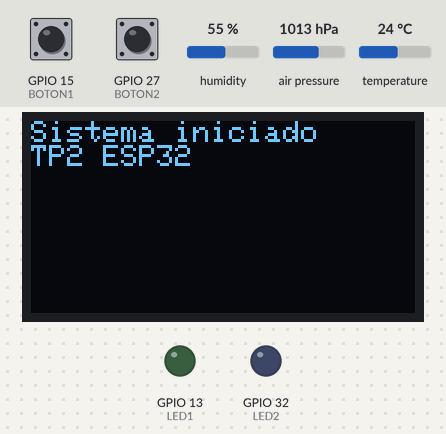
Recording of a sketch running on a simulated ESP32. Parts: 128×64 one-colour display, output pins drawn as LEDs (lit = HIGH). Inputs (shaded band) come from the test bench; at power-on: GPIO 27 (BOTON2) HIGH, GPIO 15 (BOTON1) HIGH, humidity 55 %, air pressure 1013 hPa, temperature 24 °C. WiFi joins after 1.5 s; servers stay silent unless stated; uploads are accepted with an empty reply; random numbers use the default seed unless the sketch sets one; no MQTT or app messages arrive unless stated; what the sketch prints to the serial monitor is not drawn.

Above: at 2.8 s.
2.9 s: GPIO 27 (BOTON2) pulled LOW for 0.15 s
At 15.9 s:
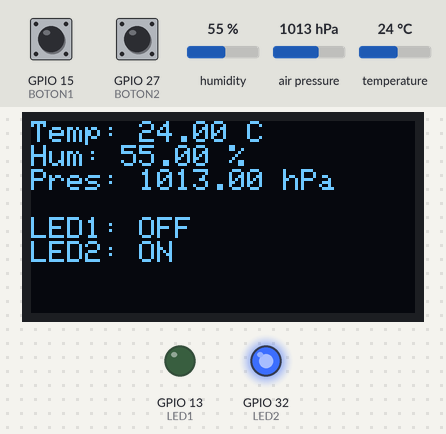
16.5 s: GPIO 27 (BOTON2) pulled LOW for 1 s
At 30.9 s:
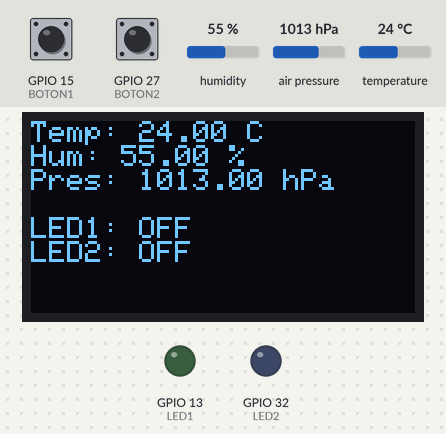
31.5 s: GPIO 15 (BOTON1) pulled LOW for 3.2 s
At 32.1 s:
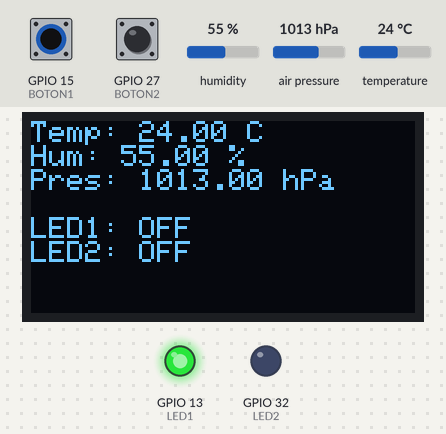
39.0 s: humidity set to 22 %
At 46.0 s:
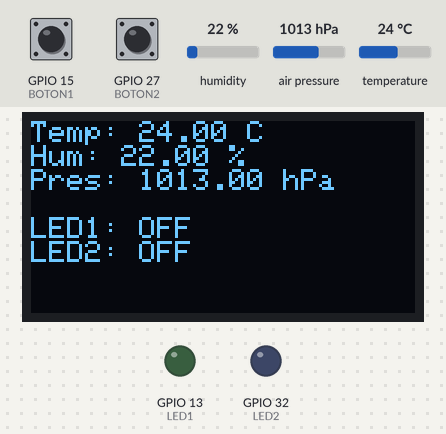
46.5 s: air pressure set to 952 hPa
At 60.26 s:
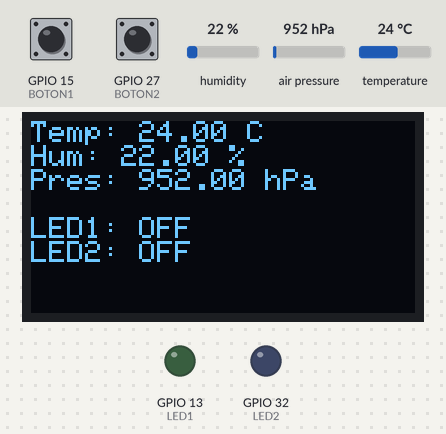
60.5 s: GPIO 27 (BOTON2) pulled LOW for 0.15 s
At 61.3 s:
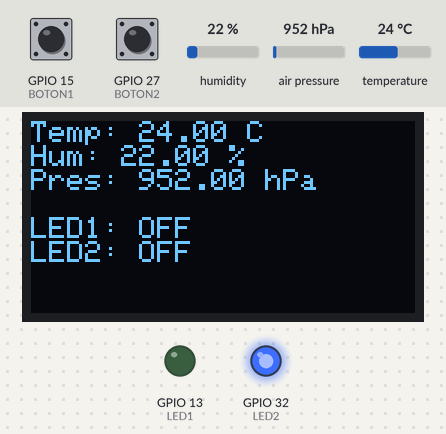
Timing chart, 0 to 63.5 s (numbered marks = the images above; inputs shaded):
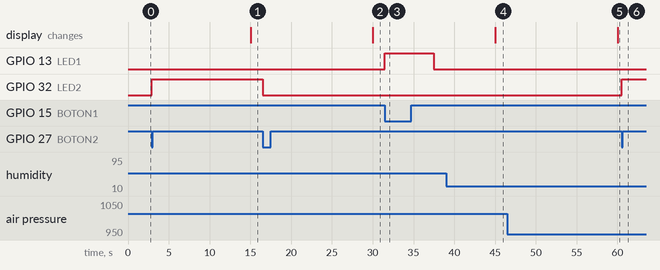

Measured:
- after the input at 2.9 s, GPIO 32 (LED2): LOW → HIGH at once
- after the input at 16.5 s, GPIO 32 (LED2): HIGH → LOW at once; the display: changes after 13.5 s (image 2)
- after the input at 31.5 s, GPIO 13 (LED1): LOW → HIGH at once, → LOW 6.0 s later
- after the input at 39.0 s, the display: changes after 6.0 s (image 4)
- after the input at 46.5 s, the display: changes after 13.5 s (image 5)
- after the input at 60.5 s, GPIO 32 (LED2): LOW → HIGH at once

The sketch:

sketch.ino
```cpp
// ===============================
// TP2 - ESP32
// Autor: Maria Pereyra
// [26-1][ACN5AV] PP: Integración Tecnológica
// Profesor: Gabriel Bragoli
//
// Funciones:
// - P1 enciende LED1 durante 3 segundos
// - P2 enciende y apaga LED2
// - DHT22 mide temperatura y humedad
// - BMP180 mide presión atmosférica
// - OLED muestra los datos en pantalla
// - Monitor Serie muestra los datos por consola
// ===============================

#include <HTTPClient.h>
#include <DHT.h>
#include <Wire.h>
#include <Adafruit_BMP085.h>
#include <Adafruit_GFX.h>
#include <Adafruit_SSD1306.h>
#include <WiFi.h>
#include <PubSubClient.h>

// ---------- LEDs ----------
#define LED1 13
#define LED2 32

// ---------- Pulsadores ----------
#define BOTON1 15
#define BOTON2 27

// ---------- Sensores  ----------
#define DHTPIN 4
#define DHTTYPE DHT22

// ---------- Pantalla OLED ----------
#define SCREEN_WIDTH 128
#define SCREEN_HEIGHT 64
#define OLED_RESET -1

// ----------TOKEN -------------------
#define UBIDOTS_TOKEN "BBUS-bDjtugM6zmFaDtyvb2Fza1ap26biRW"
#define DEVICE_LABEL "esp32_tp2"
#define MQTT_BROKER "industrial.api.ubidots.com"
#define MQTT_PORT 1883

// --------wifi ----------------------
#define WIFI_SSID "Wokwi-GUEST"
#define WIFI_PASS ""

//#define SERVER_URL "http://TU_IP_LOCAL:3000/api/sensores/datos"
#define SERVER_URL "http://192.168.100.17:3000/api/sensores/datos"

// Crear objeto para manejar la pantalla
Adafruit_SSD1306 display(
    SCREEN_WIDTH,
    SCREEN_HEIGHT,
    &Wire,
    OLED_RESET);

// Crear objetos para los sensores
DHT dht(DHTPIN, DHTTYPE);
Adafruit_BMP085 bmp;

// Variable para recordar el estado del LED2
bool estadoLED2 = false;

// Variable para detectar cuándo se presiona el botón
bool ultimoEstadoBoton2 = HIGH;

// Variable para controlar cada cuánto se actualizan los sensores
unsigned long ultimoEnvio = 0;

WiFiClient wifiClient;
PubSubClient mqttClient(wifiClient);

void conectarWiFi()
{
  Serial.print("Conectando WiFi");
  WiFi.begin(WIFI_SSID, WIFI_PASS);
  while (WiFi.status() != WL_CONNECTED)
  {
    delay(500);
    Serial.print(".");
  }
  Serial.println("\nWiFi conectado!");
}

void conectarMQTT()
{
  mqttClient.setServer(MQTT_BROKER, MQTT_PORT);
  String clientId = "esp32_tp2_" + String(random(0xffff), HEX);
  while (!mqttClient.connected())
  {
    Serial.print("Conectando a Ubidots...");
    if (mqttClient.connect(clientId.c_str(), UBIDOTS_TOKEN, UBIDOTS_TOKEN))
    {
      Serial.println("conectado!");
    }
    else
    {
      delay(2000);
    }
  }
}

void publicarUbidots(float temp, float hum, float pres, int led2val)
{
  if (!mqttClient.connected())
    conectarMQTT();
  String topic = "/v1.6/devices/" + String(DEVICE_LABEL);
  String payload = "{\"temperatura\":" + String(temp, 1) +
                   ",\"humedad\":" + String(hum, 1) +
                   ",\"presion\":" + String(pres, 1) +
                   ",\"led2\":" + String(led2val) + "}";
  mqttClient.publish(topic.c_str(), payload.c_str());
  Serial.println("Enviado a Ubidots: " + payload);
}

void enviarAlServidor(float temp, float hum, float pres)
{
  HTTPClient http;
  http.begin("http://host.wokwi.internal:3000/api/sensores/datos");
  http.addHeader("Content-Type", "application/json");
  String payload = "{\"temperatura\":" + String(temp, 1) +
                   ",\"humedad\":" + String(hum, 1) +
                   ",\"presion\":" + String(pres, 1) + "}";
  int httpCode = http.POST(payload);
  Serial.print("HTTP Response: ");
  Serial.println(httpCode);
  http.end();
}

void setup()
{

  // Iniciar monitor serie
  Serial.begin(115200);

  // Configurar LEDs como salida
  pinMode(LED1, OUTPUT);
  pinMode(LED2, OUTPUT);

  // Configurar botones como entrada
  pinMode(BOTON1, INPUT_PULLUP);
  pinMode(BOTON2, INPUT_PULLUP);

  // Iniciar sensor DHT22
  dht.begin();

  // Iniciar sensor BMP180
  if (!bmp.begin())
  {

    Serial.println("Error al iniciar BMP180");

    while (true)
      ;
  }

  // Iniciar pantalla OLED
  if (!display.begin(
          SSD1306_SWITCHCAPVCC,
          0x3C))
  {

    Serial.println("Error al iniciar OLED");

    while (true)
      ;
  }

  // Mensaje inicial en la pantalla
  display.clearDisplay();

  display.setTextSize(1);

  display.setTextColor(SSD1306_WHITE);

  display.setCursor(0, 0);

  display.println("Sistema iniciado");

  display.println("TP2 ESP32");

  display.display();
  conectarWiFi();
  conectarMQTT();

  Serial.println("Sistema iniciado correctamente");
}

void loop()
{

  // ==================================================
  // BOTON 1
  // Enciende LED1 durante 3 segundos
  // ==================================================

  if (digitalRead(BOTON1) == LOW)
  {

    digitalWrite(LED1, HIGH);

    delay(3000);

    digitalWrite(LED1, LOW);
  }

  // ==================================================
  // BOTON 2
  // Enciende y apaga LED2 alternadamente
  // ==================================================

  bool lecturaBoton2 = digitalRead(BOTON2);

  if (lecturaBoton2 == LOW &&
      ultimoEstadoBoton2 == HIGH)
  {

    estadoLED2 = !estadoLED2;

    digitalWrite(LED2, estadoLED2);

    delay(200); // evita múltiples pulsaciones
  }

  ultimoEstadoBoton2 = lecturaBoton2;

  // ==================================================
  // LECTURA DE SENSORES CADA 15 SEGUNDOS
  // ==================================================

  if (millis() - ultimoEnvio >= 15000)
  {

    ultimoEnvio = millis();

    // Leer temperatura
    float temperatura =
        dht.readTemperature();

    // Leer humedad
    float humedad =
        dht.readHumidity();

    // Leer presión atmosférica
    float presion =
        bmp.readPressure() / 100.0;

    // ==========================================
    // Mostrar datos en Monitor Serie
    // ==========================================

    Serial.print("Temperatura: ");
    Serial.print(temperatura);
    Serial.println(" C");

    Serial.print("Humedad: ");
    Serial.print(humedad);
    Serial.println(" %");

    Serial.print("Presion: ");
    Serial.print(presion);
    Serial.println(" hPa");

    Serial.println("---------------------");

    // ==========================================
    // Mostrar datos en la pantalla OLED
    // ==========================================

    display.clearDisplay();

    display.setCursor(0, 0);

    display.print("Temp: ");
    display.print(temperatura);
    display.println(" C");

    display.print("Hum: ");
    display.print(humedad);
    display.println(" %");

    display.print("Pres: ");
    display.print(presion);
    display.println(" hPa");

    display.println();

    display.print("LED1: ");

    if (digitalRead(LED1))
    {
      display.println("ON");
    }
    else
    {
      display.println("OFF");
    }

    display.print("LED2: ");

    if (estadoLED2)
    {
      display.println("ON");
    }
    else
    {
      display.println("OFF");
    }

    display.display();
    if (WiFi.status() == WL_CONNECTED)
    {
      mqttClient.loop();
      publicarUbidots(temperatura, humedad, presion, estadoLED2 ? 1 : 0);
      enviarAlServidor(temperatura, humedad, presion);
    }

    mqttClient.loop();
  }
}
```
